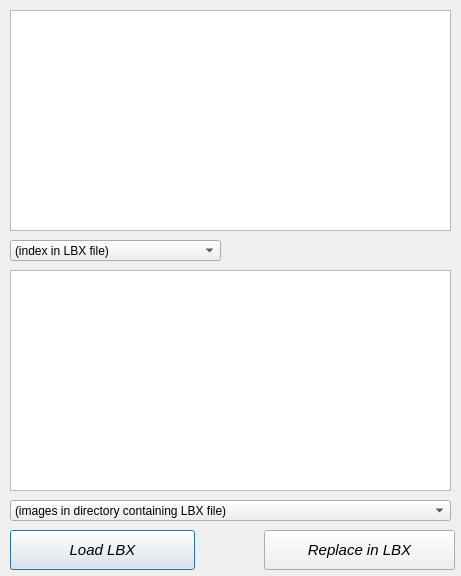
<?xml version="1.0" encoding="UTF-8"?>
<ui version="4.0">
 <class>DialogLbxEditor</class>
 <widget class="QDialog" name="DialogLbxEditor">
  <property name="geometry">
   <rect>
    <x>0</x>
    <y>0</y>
    <width>461</width>
    <height>576</height>
   </rect>
  </property>
  <property name="windowTitle">
   <string>Dialog</string>
  </property>
  <widget class="QGraphicsView" name="graphicsView_LbxImage">
   <property name="geometry">
    <rect>
     <x>10</x>
     <y>10</y>
     <width>441</width>
     <height>221</height>
    </rect>
   </property>
   <property name="backgroundBrush">
    <brush brushstyle="SolidPattern">
     <color alpha="255">
      <red>255</red>
      <green>192</green>
      <blue>255</blue>
     </color>
    </brush>
   </property>
  </widget>
  <widget class="QComboBox" name="comboBox_LbxIndex">
   <property name="geometry">
    <rect>
     <x>10</x>
     <y>240</y>
     <width>211</width>
     <height>21</height>
    </rect>
   </property>
   <item>
    <property name="text">
     <string>(index in LBX file)</string>
    </property>
   </item>
  </widget>
  <widget class="QPushButton" name="pushButton_Load">
   <property name="geometry">
    <rect>
     <x>10</x>
     <y>530</y>
     <width>185</width>
     <height>40</height>
    </rect>
   </property>
   <property name="sizePolicy">
    <sizepolicy hsizetype="Fixed" vsizetype="Fixed">
     <horstretch>0</horstretch>
     <verstretch>0</verstretch>
    </sizepolicy>
   </property>
   <property name="maximumSize">
    <size>
     <width>200</width>
     <height>16777215</height>
    </size>
   </property>
   <property name="font">
    <font>
     <pointsize>11</pointsize>
     <italic>true</italic>
    </font>
   </property>
   <property name="text">
    <string>Load LBX</string>
   </property>
   <property name="icon">
    <iconset resource="../Resources/InteractiveGameTweaker.qrc">
     <normaloff>:/heroes/valana.gif</normaloff>:/heroes/valana.gif</iconset>
   </property>
   <property name="iconSize">
    <size>
     <width>32</width>
     <height>32</height>
    </size>
   </property>
  </widget>
  <widget class="QPushButton" name="pushButton_Replace">
   <property name="geometry">
    <rect>
     <x>264</x>
     <y>530</y>
     <width>191</width>
     <height>40</height>
    </rect>
   </property>
   <property name="sizePolicy">
    <sizepolicy hsizetype="Fixed" vsizetype="Fixed">
     <horstretch>0</horstretch>
     <verstretch>0</verstretch>
    </sizepolicy>
   </property>
   <property name="maximumSize">
    <size>
     <width>200</width>
     <height>16777215</height>
    </size>
   </property>
   <property name="font">
    <font>
     <pointsize>11</pointsize>
     <italic>true</italic>
    </font>
   </property>
   <property name="text">
    <string>Replace in LBX</string>
   </property>
   <property name="icon">
    <iconset resource="../Resources/InteractiveGameTweaker.qrc">
     <normaloff>:/heroes/greyfar.gif</normaloff>:/heroes/greyfar.gif</iconset>
   </property>
   <property name="iconSize">
    <size>
     <width>32</width>
     <height>32</height>
    </size>
   </property>
  </widget>
  <widget class="QGraphicsView" name="graphicsView_BitmapImage">
   <property name="geometry">
    <rect>
     <x>10</x>
     <y>270</y>
     <width>441</width>
     <height>221</height>
    </rect>
   </property>
   <property name="backgroundBrush">
    <brush brushstyle="SolidPattern">
     <color alpha="255">
      <red>255</red>
      <green>192</green>
      <blue>255</blue>
     </color>
    </brush>
   </property>
  </widget>
  <widget class="QComboBox" name="comboBox_FileIndex">
   <property name="geometry">
    <rect>
     <x>10</x>
     <y>500</y>
     <width>441</width>
     <height>21</height>
    </rect>
   </property>
   <item>
    <property name="text">
     <string>(images in directory containing LBX file)</string>
    </property>
   </item>
  </widget>
 </widget>
 <resources>
  <include location="../Resources/InteractiveGameTweaker.qrc"/>
 </resources>
 <connections/>
</ui>
